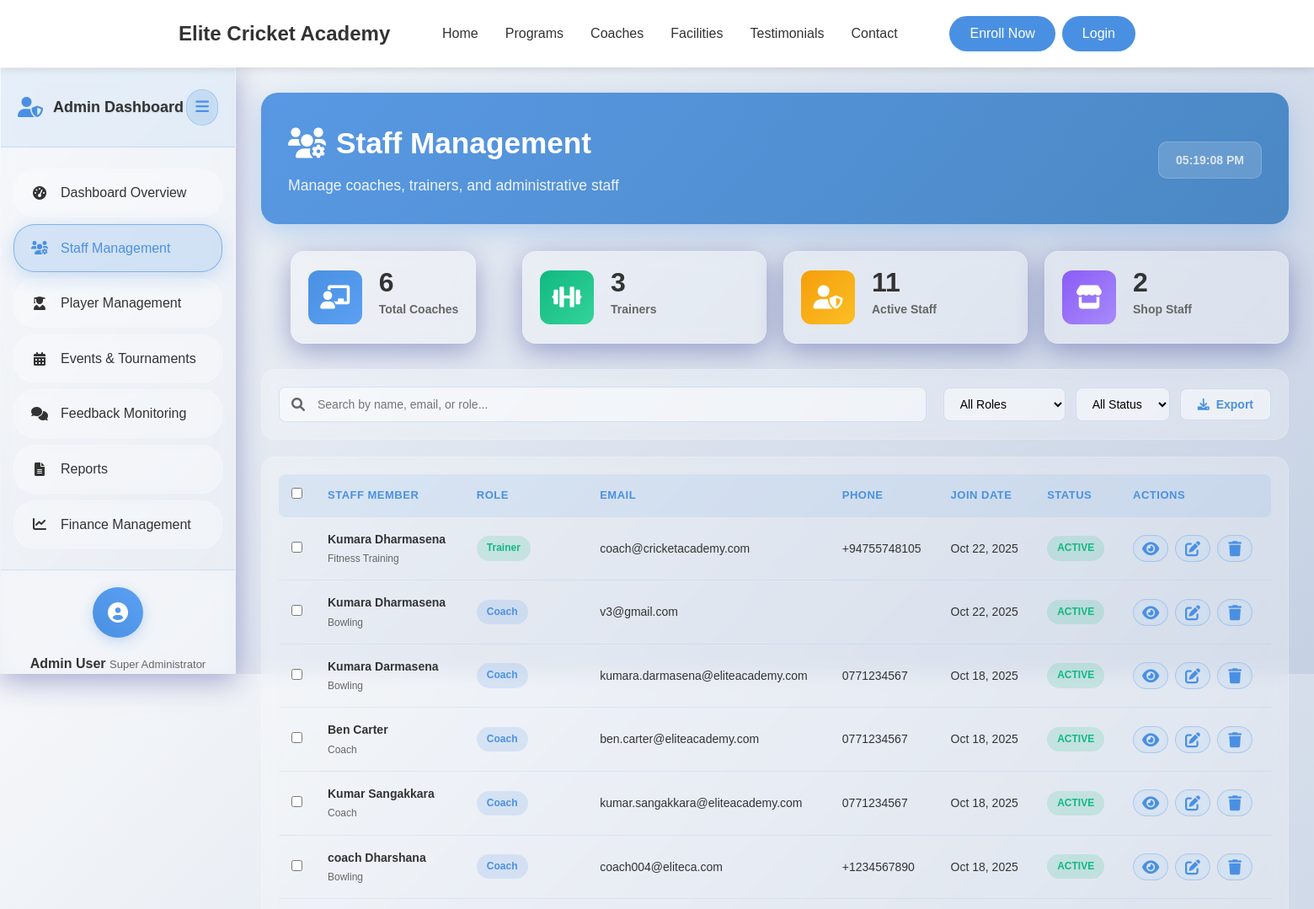
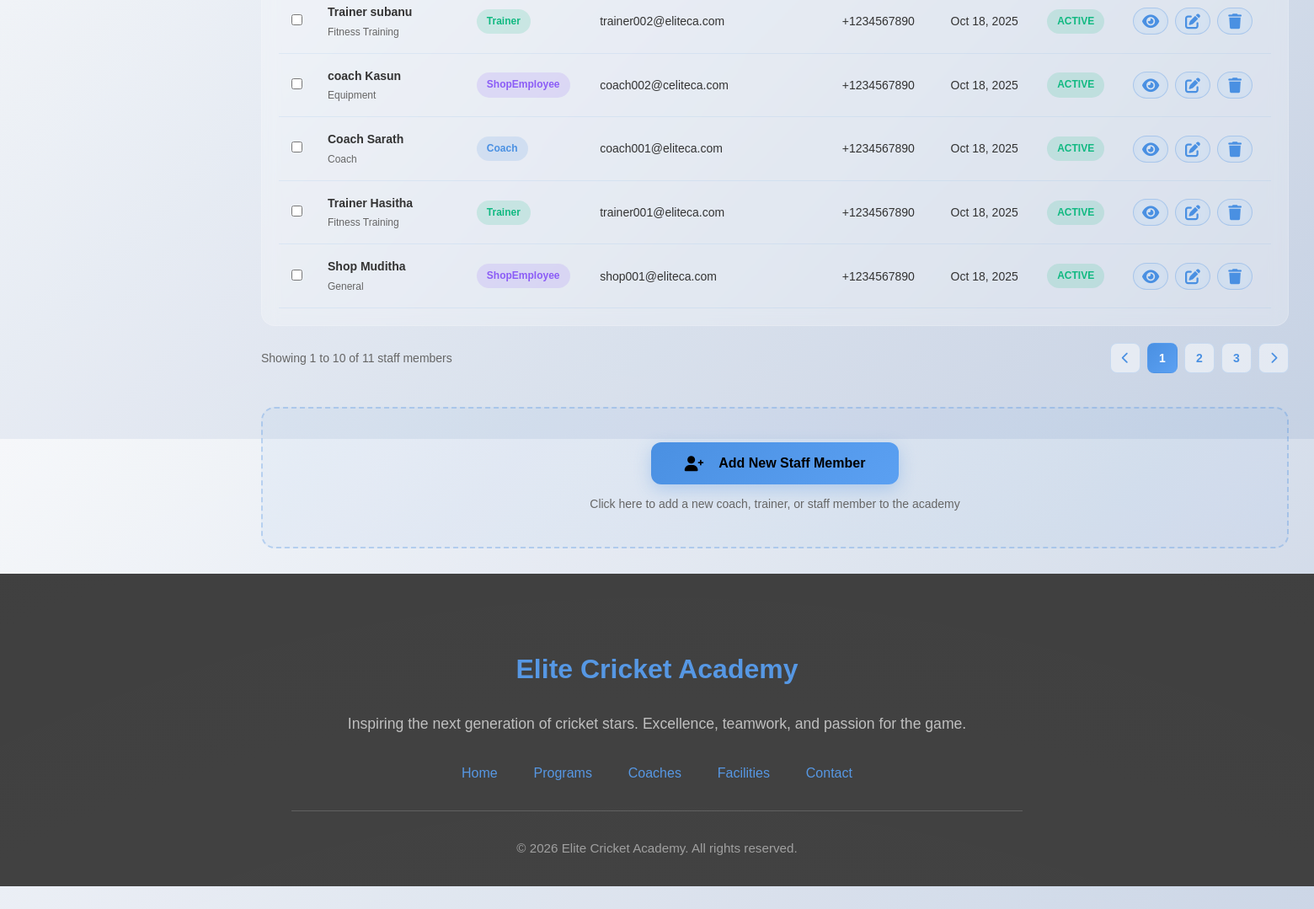
The app's page /admin/staff (signed in) with its own data (2 pictures, top to bottom).
### tables this page shows
CREATE TABLE `user` (
  `UserID` int(11) NOT NULL,
  `Name` varchar(255) NOT NULL,
  `DateOfBirth` date NOT NULL,
  `PhoneNumber` varchar(20) DEFAULT NULL,
  `Email` varchar(255) NOT NULL,
  `Address` text DEFAULT NULL,
  `School` varchar(255) DEFAULT NULL COMMENT 'School or educational institution',
  `Role` enum('Admin','ShopEmployee','Coach','Trainer','Player') NOT NULL,
  `Username` varchar(100) NOT NULL,
  `PasswordHash` varchar(255) NOT NULL,
  `DateJoined` datetime DEFAULT current_timestamp(),
  `Status` enum('active','inactive') DEFAULT 'active',
  `RequiresPasswordChange` tinyint(1) DEFAULT 0 COMMENT 'Force password change on first login',
  `PasswordChangeDeadline` datetime DEFAULT NULL COMMENT 'Deadline for mandatory password change',
  `LastLoginAt` datetime DEFAULT NULL COMMENT 'Track last successful login',
  `LoginAttempts` int(11) DEFAULT 0 COMMENT 'Failed login attempts counter',
  `AccountLockedUntil` datetime DEFAULT NULL COMMENT 'Account lock expiry time',
  `CreatedBy` int(11) DEFAULT NULL COMMENT 'Admin who created this user',
  `Notes` text DEFAULT NULL COMMENT 'Admin notes about the user',
  `ProfileImage` varchar(255) DEFAULT NULL COMMENT 'Relative path to user profile image (e.g., uploads/profile_images/profile_1_123456789.jpg)'
);

### app/views/admin/staff.php (the view, shortened to what the rows shown need)
<?php require_once APPROOT . '/views/inc/components/header.php'; ?>
<link rel="stylesheet" href="<?php echo URLROOT; ?>/css/admin/admin-dashboard.css">
<link rel="stylesheet" href="<?php echo URLROOT; ?>/css/admin/staff-management.css">
    <div class="admin-layout">
        <div class="main-content" id="mainContent">
            <div class="dashboard-header">
                <div class="header-content">
                    <div class="header-text">
                        <h1><i class="fas fa-users-cog"></i> Staff Management</h1>
                    </div>
                </div>
            </div>
            <div class="content-wrapper">
                <div class="staff-table-section">
                    <table class="staff-table" id="staffTable">
                        <thead>
                            <tr>
                                <th>
                                    <input type="checkbox" id="selectAll">
                                </th>
                                <th>Staff Member</th>
                                <th>Role</th>
                                <th>Email</th>
                                <th>Phone</th>
                                <th>Join Date</th>
                                <th>Status</th>
                                <th>Actions</th>
                            </tr>
                        </thead>
                        <tbody id="staffTableBody">
                            <?php if (!empty($data['staff_members'])): ?>
                                <?php foreach ($data['staff_members'] as $staff): ?>
                            <tr>
                                <td><input type="checkbox" class="staff-checkbox"></td>
                                <td>
                                    <div class="staff-info">
                                        <h4><?php echo htmlspecialchars($staff->Name); ?></h4>
                                        <p><?php echo htmlspecialchars($staff->Department ?? $staff->Role); ?></p>
                                    </div>
                                </td>
                                <td><span class="role-badge <?php echo strtolower($staff->Role); ?>"><?php echo htmlspecialchars($staff->Role); ?></span></td>
                                <td><?php echo htmlspecialchars($staff->Email); ?></td>
                                <td><?php echo htmlspecialchars($staff->PhoneNumber ?? 'N/A'); ?></td>
                                <td><?php echo date('M d, Y', strtotime($staff->DateJoined)); ?></td>
                                <td><span class="status-badge <?php echo strtolower($staff->Status); ?>"><?php echo ucfirst($staff->Status); ?></span></td>
                                <td>
                                    <div class="action-buttons">
                                        <button class="action-btn view"
                                                data-staff-id="<?php echo $staff->UserID; ?>"
                                                data-staff-name="<?php echo htmlspecialchars($staff->Name); ?>"
                                                data-staff-role="<?php echo htmlspecialchars($staff->Role); ?>"
                                                data-staff-email="<?php echo htmlspecialchars($staff->Email); ?>"
                                                data-staff-phone="<?php echo htmlspecialchars($staff->PhoneNumber ?? 'N/A'); ?>"
                                                data-staff-joined="<?php echo date('M d, Y', strtotime($staff->DateJoined)); ?>"
                                                data-staff-status="<?php echo htmlspecialchars($staff->Status); ?>"
                                                title="View Details">
                                            <i class="fas fa-eye"></i>
                                        </button>
                                        <button class="action-btn edit"
                                                data-staff-id="<?php echo $staff->UserID; ?>"
                                                data-staff-name="<?php echo htmlspecialchars($staff->Name); ?>"
                                                data-staff-role="<?php echo htmlspecialchars($staff->Role); ?>"
                                                data-staff-email="<?php echo htmlspecialchars($staff->Email); ?>"
                                                data-staff-phone="<?php echo htmlspecialchars($staff->PhoneNumber ?? 'N/A'); ?>"
                                                data-staff-status="<?php echo htmlspecialchars($staff->Status); ?>"
                                                title="Edit">
                                            <i class="fas fa-edit"></i>
                                        </button>
                                        <button class="action-btn delete"
                                                data-staff-id="<?php echo $staff->UserID; ?>"
                                                data-staff-name="<?php echo htmlspecialchars($staff->Name); ?>"
                                                title="Delete">
                                            <i class="fas fa-trash"></i>
                                        </button>
                                    </div>
                                </td>
                            </tr>
                                <?php endforeach; ?>
                            <?php endif; ?>
                        </tbody>
                    </table>
                </div>
            </div>
        </div>
    </div>
    <?php require_once APPROOT . '/views/inc/components/footer.php'; ?>
</body>
</html>

### records on screen
user: Name "Kumara Dharmasena", Department "Fitness Training", Role "Trainer", Email "coach@cricketacademy.com", PhoneNumber "+94755748105", DateJoined "Oct 22, 2025", Status "ACTIVE"
user: Name "Kumara Dharmasena", Department "Bowling", Role "Coach", Email "v3@gmail.com", DateJoined "Oct 22, 2025", Status "ACTIVE"
user: Name "Kumara Darmasena", Department "Bowling", Role "Coach", Email "kumara.darmasena@eliteacademy.com", PhoneNumber "0771234567", DateJoined "Oct 18, 2025", Status "ACTIVE"
user: Name "Ben Carter", Role "Coach", Email "ben.carter@eliteacademy.com", PhoneNumber "0771234567", DateJoined "Oct 18, 2025", Status "ACTIVE"
user: Name "Kumar Sangakkara", Role "Coach", Email "kumar.sangakkara@eliteacademy.com", PhoneNumber "0771234567", DateJoined "Oct 18, 2025", Status "ACTIVE"
user: Name "coach Dharshana", Department "Bowling", Role "Coach", Email "coach004@eliteca.com", PhoneNumber "+1234567890", DateJoined "Oct 18, 2025", Status "ACTIVE"
user: Name "Trainer subanu", Department "Fitness Training", Role "Trainer", Email "trainer002@eliteca.com", PhoneNumber "+1234567890", DateJoined "Oct 18, 2025", Status "ACTIVE"
user: Name "coach Kasun", Department "Equipment", Role "ShopEmployee", Email "coach002@celiteca.com", PhoneNumber "+1234567890", DateJoined "Oct 18, 2025", Status "ACTIVE"
user: Name "Coach Sarath", Role "Coach", Email "coach001@eliteca.com", PhoneNumber "+1234567890", DateJoined "Oct 18, 2025", Status "ACTIVE"
user: Name "Trainer Hasitha", Department "Fitness Training", Role "Trainer", Email "trainer001@eliteca.com", PhoneNumber "+1234567890", DateJoined "Oct 18, 2025", Status "ACTIVE"
user: Name "Shop Muditha", Department "General", Role "ShopEmployee", Email "shop001@eliteca.com", PhoneNumber "+1234567890", DateJoined "Oct 18, 2025", Status "ACTIVE"

### other values on screen
$data['staff_stats']->total_coaches "6"
$data['staff_stats']->total_trainers "3"
$data['staff_stats']->active_staff "11"
$data['staff_stats']->total_shop_employees "2"
$showingEnd "10"
$totalStaff "11"
